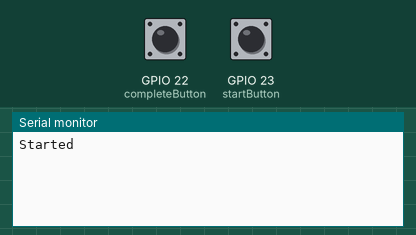
Bench run of a sketch on a simulated ESP32. On the bench: the last lines printed to the serial monitor. Inputs (shaded band) come from the test bench; at power-on: GPIO 23 (startButton) HIGH, GPIO 22 (completeButton) HIGH.

Above: at 1.2 s.
1.3 s: GPIO 23 (startButton) pulled LOW for 0.15 s
At 2.7 s:
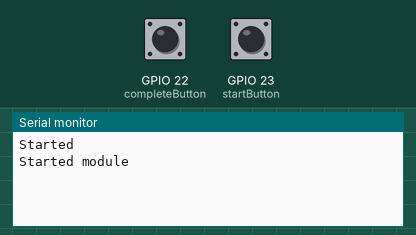
3.0 s: GPIO 22 (completeButton) pulled LOW for 0.15 s
At 4.2 s:
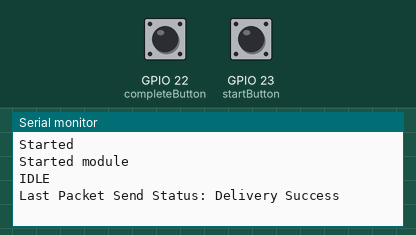

The sketch:

Module1.ino
```cpp
#include <esp_now.h>
#include <WiFi.h>
#include <OneButton.h>
#include "comms.h"

OneButton startButton = OneButton(23, true, true);
OneButton completeButton = OneButton(22, true, true);

char state = 0;

void setup() {
  Serial.begin(115200);
  startButton.attachClick(onStart);
  completeButton.attachClick(onComplete);
  setUpESP();
  setUpSenderESP();
  Serial.println("Started");
}

void loop() {
  if(state == 0) {
    startButton.tick();
  } else if(state == 1) {
    completeButton.tick();
  } else if(state == 2) {
    Serial.println("IDLE");
    delay(3000);
  }
}

void onStart() {
  Serial.println("Started module");
  state = 1;
}

void onComplete() {
  sendDataESP(5);
  state = 2;
}
```

comms.h
```cpp
// SENDER VARIABLES
uint8_t receiverAddress[] = {0x88, 0x57, 0x21, 0xAC, 0xCA, 0x68};
esp_now_peer_info_t peerInfo;

void setUpESP() {
  WiFi.mode(WIFI_STA);
  if(esp_now_init() != ESP_OK) {
    Serial.println("Error initializing ESP-NOW");
    return;
  }
}

void OnDataSent(const uint8_t *mac_addr, esp_now_send_status_t status) {
  Serial.print("\rLast Packet Send Status: ");
  Serial.println(status == ESP_NOW_SEND_SUCCESS ? "Delivery Success" : "Delivery Fail");
}

void setUpSenderESP() {
  // Register for Send CB to get status of transmitted packet
  esp_now_register_send_cb(esp_now_send_cb_t(OnDataSent));

  // Register peer
  memcpy(peerInfo.peer_addr, receiverAddress, 6);
  peerInfo.channel = 0;
  peerInfo.encrypt = false;

  // Add peer
  if(esp_now_add_peer(&peerInfo) != ESP_OK) {
    Serial.println("Failed to add peer");
    return;
  }
}

void sendDataESP(int commandToSend) {
  // Send message via ESP-NOW
  esp_now_send(receiverAddress, (uint8_t*)&commandToSend, sizeof(commandToSend));
}
```

Measured:
- after the input at 1.3 s, the serial monitor: prints a new line after 0.20 s (image 1)
- after the input at 3.0 s, the serial monitor: prints a new line after 0.20 s (image 2)
